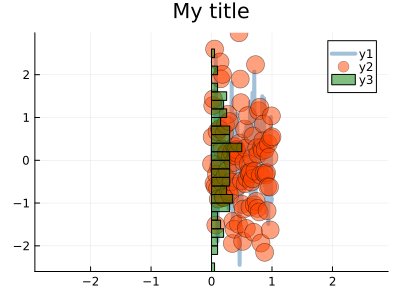

This figure's Julia source:
using Plots
gr(size = (400, 300))

# data
n = 100
x = range(0, 1, length = n)
y = randn(n, 3)

# start an empty plot
p = plot(title = "My title")

# 1) line (:path)
plot!(p, x, y[:, 1];
     seriestype = :path,
     line = (0.5, 4),
     color = :steelblue)

# 2) scatter
scatter!(p, x, y[:, 2];
        marker = (10, 0.5, :circle),
        color = :orangered)

# 3) histogram (horizontal via permute)
histogram!(p, y[:, 3];
          bins = 30,
          normalize = true,
          fill = 0.5,
          color = :green,
          permute = (:x, :y))   # <- replaces orientation=:h

display(p)
savefig(p, "pipeline_example_gr.svg")

